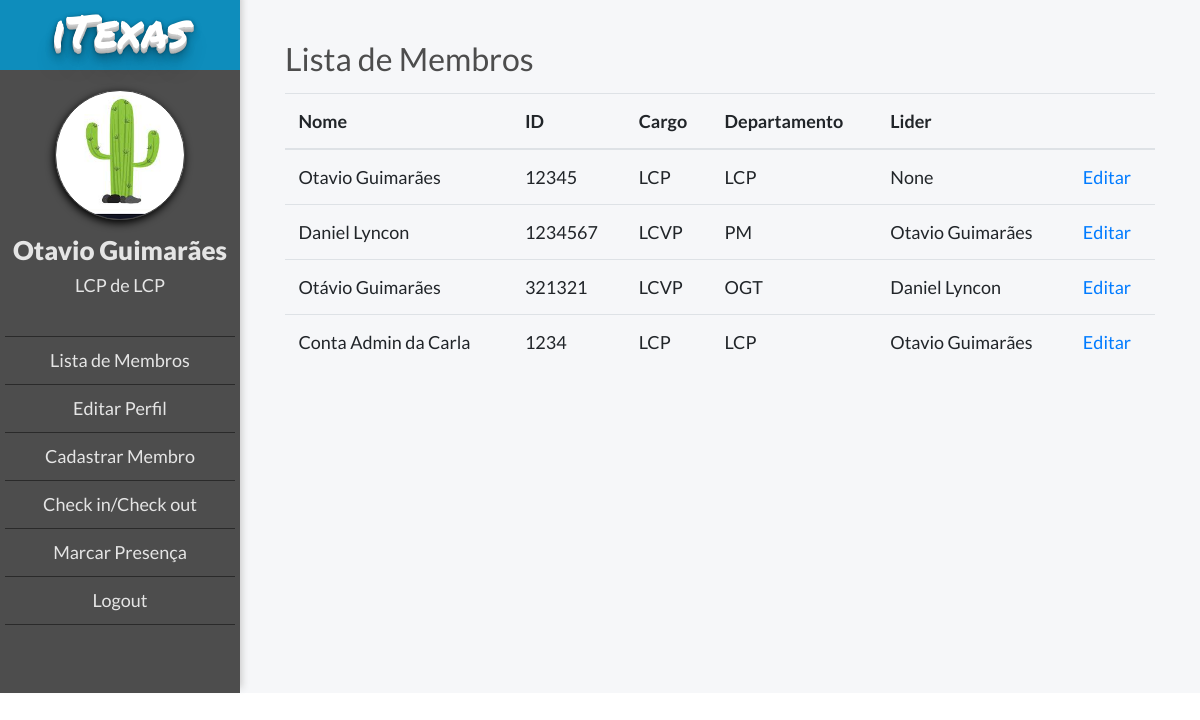
/members/ (signed in), run on the app's committed database.
### members/models.py (models this page shows, shortened)
class MyUser(AbstractBaseUser):
    POST = (('1,', 'LCP'), ('2', 'LCVP'), ('3', 'TLB'), ('4', 'Membro'))
    DEPARTMENT = (
    ('1', 'LCP'), ('2', 'PM'), ('3', 'F&L'), ('4', 'B2C'), ('5', 'B2B'), ('6', 'OGE'), ('7', 'OGT'), ('8', 'OGV'),
    ('9', 'IGE'), ('10', 'IGT'),)
    email = models.EmailField(verbose_name='E-mail', max_length=255, unique=True)
    podio_code = models.CharField(max_length=10, verbose_name='ID do Podio', unique=True)
    first_name = models.CharField(max_length=20, verbose_name='Nome')
    last_name = models.CharField(max_length=20, verbose_name='Sobrenome')
    is_active = models.BooleanField(default=True)
    is_admin = models.BooleanField(default=False)
    post = models.CharField(max_length=2, choices=POST, blank=True, null=True, verbose_name='Cargo')
    department = models.CharField(max_length=2, choices=DEPARTMENT, blank=True, null=True, verbose_name='Área')
    leader = models.ForeignKey("MyUser", blank=True, null=True, on_delete=models.SET_NULL, verbose_name='Líder')
    is_working = models.BooleanField(default=False)
    objects = MyUserManager()
    USERNAME_FIELD = 'podio_code'
    REQUIRED_FIELDS = ['email', 'first_name']
    def __str__(self):
        return '{} {}'.format(self.first_name, self.last_name)

### members/views.py (the view)
# urls.py: path('', views.member_list, name='member_list'),
@login_required
def member_list(request):
    users = MyUser.objects.all()
    return render(request, 'members/member_list.html', {'users': users, 'request_user': request.user})

### templates/members/member_list.html
{% extends "base.html" %}
{% if user.is_authenticated %}
    {% block body_block %}
        <h2 class="title">Lista de Membros</h2>
        <table class="table">
            <thead>
            <tr>
                <th class="table-column">Nome</th>
                <th class="table-column">ID</th>
                <th class="table-column">Cargo</th>
                <th class="table-column">Departamento</th>
                <th class="table-column">Lider</th>
                <th class="table-column"></th>
            </tr>
            </thead>
                <tbody>
            {% for user in users %}
                <tr>
                        <td>{{ user.first_name }} {{ user.last_name }}</td>
                        <td>{{ user.podio_code }}</td>
                        <td>{{ user.get_post_display }} </td>
                        <td>{{ user.get_department_display  }}</td>
                        <td>{{ user.leader }}</td>
                        <td><a href="{% url 'member_view' user.podio_code %}">Editar</a></td>
                </tr>
            {% endfor %}
                </tbody>
                </table>
    {% endblock %}
{% else %}
    <h2>Logar</h2>
{% endif %}

### templates/base.html (shortened to what this page needs)
{% load static %}
<!DOCTYPE html>
<html lang="en">
<head>
    <link rel="stylesheet" href="{% static 'css/style.css' %}">
    <link rel="stylesheet" href="https://stackpath.bootstrapcdn.com/bootstrap/4.3.1/css/bootstrap.min.css"
>
    <link rel="stylesheet" href="https://maxcdn.bootstrapcdn.com/font-awesome/4.5.0/css/font-awesome.min.css">
</head>
<body>
{% if user.is_authenticated %}
    <div class="ogr-container">
    <div class="page-body">
    <div class="lateral-menu">
        <div class="logo-area">
            <h2 class="logo-mobile">iTexas</h2>
        </div>
        <div class="menu-area">
            <div class="profile-picture"></div>
            <div class="member-infos">
                <h2 class="member-name">{{ request_user.first_name }} {{ request_user.last_name }}</h2>
                <h3 class="member-area">{{ request_user.get_post_display }} de {{ request_user.get_department_display }}</h3>
            </div>
            <ul class="function-list">
                <li><a href="{% url 'member_list' %}" class="button">Lista de Membros</a></li>
                <li><a href="{% url 'member_edit' user.podio_code %}" class="button">Editar Perfil</a></li>
                <li><a href="{% url 'register' %}" class="button">Cadastrar Membro</a></li>
                <li><a href="{% url 'check' %}" class="button">Check in/Check out</a></li>
                <li><a href="" class="button">Marcar Presença</a></li>
                {% if user.is_authenticated %}
                    <li><a href="{% url 'user_logout' %}">Logout</a></li>
                {% else %}
                    <li><a class="navbar-link" href="{% url 'user_login' %}">Login</a></li>
                {% endif %}
            </ul>
        </div>
    </div>
    <div class="body-content">
        <div class="body-container">
            {% block body_block %}
            {% endblock %}
        </div>
    </div>
{% endif %}
</div>
</body>
</html>

### static/css/style.css (style rules this page uses)
* { font-family: 'Lato', sans-serif; font-size: 18px; }
body { background-color: #f6f7f9; }
.ogr-container { display: flex; justify-content: center; align-items: center; margin: 0 auto; background-color: #f6f7f9; flex-direction: column; }
.body-content { width: 100%; }
.profile-picture { border: 1px #444444 solid; background-position: center; background-size: cover; width: 150px; height: 150px; border-radius: 75px; box-shadow: -1px 3px 8px 0px #000000; }
.member-infos .member-name { margin-top: 15px; font-size: 26px; font-weight: 800; }
.member-infos .member-area { font-size: 18px; font-weight: 500; }
.page-body { width: 100%; display: flex; margin: 0 auto; }
.page-body .lateral-menu { max-width: 300px; width: 300px; background-color: #4D4D4D; float: left; box-shadow: 1px -6px 7px 1px #cccccc; }
.menu-area { display: flex; flex-direction: column; align-items: center; padding: 20px 5px; }
.page-body .lateral-menu .logo-area { display: flex; justify-content: center; align-items: center; background-color: #4AB9F1; height: 70px; color: #FFFFFF; background: #0e8dbc; text-shadow: 0 1px 0 #CCCCCC, 0 2px 0 #c9c9c9, 0 3px 0 #bbb, 0 4px 0 #b9b9b9, 0 5px 0 #aaa, 0 6px 1px rgba(0,0,0,.1), 0 0 5px rgba(0,0,0,.1), 0 1px 3px rgba(0,0,0,.3), 0 3px 5px rgba(0,0,0,.2), 0 5px 10px rgba(0,0,0,.25), 0 10px 10px rgba(0,0,0,.2), 0 20px 20px rgba(0,0,0,.15); }
.logo-mobile { font-family: 'Permanent Marker', cursive; font-size: 46px; font-weight: 300; }
.lateral-menu .profile-picture { width: 130px; height: 130px; }
.lateral-menu .member-infos { display: flex; flex-direction: column; align-items: center; color: #e5e5e5; }
.lateral-menu ul { display: flex; align-items: center; flex-direction: column; padding-top: 4rem; color: white; font-weight: 900; list-style-type: none; padding: 30px 0; list-style-type: none; width: 100%; cursor: pointer; }
.lateral-menu li { padding: 10px 0; border-bottom: 1px #2a2a2a solid; width: 100%; text-align: center; cursor: pointer; }
.lateral-menu a { color: #e5e5e5; font-weight: normal; }
.lateral-menu li:first-child { border-top: 1px #2a2a2a solid; }
.body-container { padding: 40px 45px; }
.body-container .title { font-size: 32px; color: #4D4D4D; font-weight: 400; }
.body-container .table { margin-top: 15px; }

### data on the page
MyUser: first_name "Otavio", last_name "Guimarães", post "LCP", department "LCP", podio_code "12345", leader "None"
MyUser: first_name "Daniel", last_name "Lyncon", podio_code "1234567", post "LCVP", department "PM", leader "Otavio Guimarães"
MyUser: first_name "Otávio", last_name "Guimarães", podio_code "321321", post "LCVP", department "OGT", leader "Daniel Lyncon"
MyUser: first_name "Conta Admin", last_name "da Carla", podio_code "1234", post "LCP", department "LCP", leader "Otavio Guimarães"
